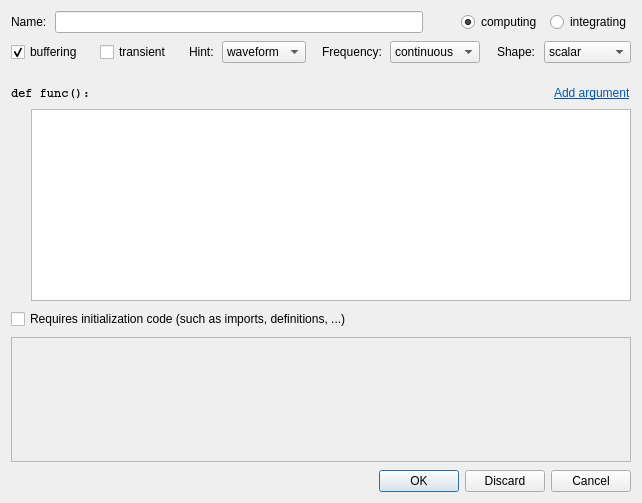
<?xml version="1.0" encoding="UTF-8"?>
<ui version="4.0">
 <class>dialogComputeChannel</class>
 <widget class="QDialog" name="dialogComputeChannel">
  <property name="geometry">
   <rect>
    <x>0</x>
    <y>0</y>
    <width>646</width>
    <height>512</height>
   </rect>
  </property>
  <property name="windowTitle">
   <string>Edit scripted channel - Metro</string>
  </property>
  <layout class="QVBoxLayout" name="verticalLayout">
   <property name="spacing">
    <number>8</number>
   </property>
   <property name="sizeConstraint">
    <enum>QLayout::SetFixedSize</enum>
   </property>
   <item>
    <layout class="QHBoxLayout" name="layoutBasics">
     <item>
      <widget class="QLabel" name="labelName">
       <property name="text">
        <string>Name:</string>
       </property>
      </widget>
     </item>
     <item>
      <widget class="QLineEdit" name="editName"/>
     </item>
     <item>
      <spacer name="spacerUpper">
       <property name="orientation">
        <enum>Qt::Horizontal</enum>
       </property>
       <property name="sizeType">
        <enum>QSizePolicy::Fixed</enum>
       </property>
       <property name="sizeHint" stdset="0">
        <size>
         <width>30</width>
         <height>1</height>
        </size>
       </property>
      </spacer>
     </item>
     <item>
      <widget class="QRadioButton" name="checkComputing">
       <property name="sizePolicy">
        <sizepolicy hsizetype="Minimum" vsizetype="Fixed">
         <horstretch>0</horstretch>
         <verstretch>0</verstretch>
        </sizepolicy>
       </property>
       <property name="text">
        <string>computing</string>
       </property>
       <property name="checked">
        <bool>true</bool>
       </property>
      </widget>
     </item>
     <item>
      <widget class="QRadioButton" name="checkIntegrating">
       <property name="sizePolicy">
        <sizepolicy hsizetype="Minimum" vsizetype="Fixed">
         <horstretch>0</horstretch>
         <verstretch>0</verstretch>
        </sizepolicy>
       </property>
       <property name="text">
        <string>integrating</string>
       </property>
      </widget>
     </item>
    </layout>
   </item>
   <item>
    <layout class="QHBoxLayout" name="layoutParameters">
     <item>
      <widget class="QCheckBox" name="checkBuffering">
       <property name="text">
        <string>buffering</string>
       </property>
       <property name="checked">
        <bool>true</bool>
       </property>
      </widget>
     </item>
     <item>
      <spacer name="spacerIchi">
       <property name="orientation">
        <enum>Qt::Horizontal</enum>
       </property>
       <property name="sizeType">
        <enum>QSizePolicy::MinimumExpanding</enum>
       </property>
       <property name="sizeHint" stdset="0">
        <size>
         <width>1</width>
         <height>1</height>
        </size>
       </property>
      </spacer>
     </item>
     <item>
      <widget class="QCheckBox" name="checkTransient">
       <property name="text">
        <string>transient</string>
       </property>
      </widget>
     </item>
     <item>
      <spacer name="spacerNi">
       <property name="orientation">
        <enum>Qt::Horizontal</enum>
       </property>
       <property name="sizeType">
        <enum>QSizePolicy::MinimumExpanding</enum>
       </property>
       <property name="sizeHint" stdset="0">
        <size>
         <width>1</width>
         <height>1</height>
        </size>
       </property>
      </spacer>
     </item>
     <item>
      <widget class="QLabel" name="labelHint">
       <property name="text">
        <string>Hint:</string>
       </property>
      </widget>
     </item>
     <item>
      <widget class="QComboBox" name="selectHint">
       <property name="currentIndex">
        <number>3</number>
       </property>
       <item>
        <property name="text">
         <string>unknown</string>
        </property>
       </item>
       <item>
        <property name="text">
         <string>arbitrary</string>
        </property>
       </item>
       <item>
        <property name="text">
         <string>indicator</string>
        </property>
       </item>
       <item>
        <property name="text">
         <string>waveform</string>
        </property>
       </item>
       <item>
        <property name="text">
         <string>histogram</string>
        </property>
       </item>
      </widget>
     </item>
     <item>
      <spacer name="spacerSan">
       <property name="orientation">
        <enum>Qt::Horizontal</enum>
       </property>
       <property name="sizeType">
        <enum>QSizePolicy::MinimumExpanding</enum>
       </property>
       <property name="sizeHint" stdset="0">
        <size>
         <width>1</width>
         <height>1</height>
        </size>
       </property>
      </spacer>
     </item>
     <item>
      <widget class="QLabel" name="labelFreq">
       <property name="text">
        <string>Frequency:</string>
       </property>
      </widget>
     </item>
     <item>
      <widget class="QComboBox" name="selectFreq">
       <item>
        <property name="text">
         <string>continuous</string>
        </property>
       </item>
       <item>
        <property name="text">
         <string>step</string>
        </property>
       </item>
       <item>
        <property name="text">
         <string>scheduled</string>
        </property>
       </item>
      </widget>
     </item>
     <item>
      <spacer name="spacerYon">
       <property name="orientation">
        <enum>Qt::Horizontal</enum>
       </property>
       <property name="sizeType">
        <enum>QSizePolicy::MinimumExpanding</enum>
       </property>
       <property name="sizeHint" stdset="0">
        <size>
         <width>1</width>
         <height>1</height>
        </size>
       </property>
      </spacer>
     </item>
     <item>
      <widget class="QLabel" name="labelShape">
       <property name="text">
        <string>Shape:</string>
       </property>
      </widget>
     </item>
     <item>
      <widget class="QComboBox" name="selectShape">
       <property name="sizePolicy">
        <sizepolicy hsizetype="MinimumExpanding" vsizetype="Fixed">
         <horstretch>0</horstretch>
         <verstretch>0</verstretch>
        </sizepolicy>
       </property>
       <item>
        <property name="text">
         <string>scalar</string>
        </property>
       </item>
       <item>
        <property name="text">
         <string>vector</string>
        </property>
       </item>
       <item>
        <property name="text">
         <string>n×2 matrix</string>
        </property>
       </item>
       <item>
        <property name="text">
         <string>n×3 matrix</string>
        </property>
       </item>
      </widget>
     </item>
    </layout>
   </item>
   <item>
    <spacer name="spacerLower">
     <property name="orientation">
      <enum>Qt::Vertical</enum>
     </property>
     <property name="sizeType">
      <enum>QSizePolicy::Fixed</enum>
     </property>
     <property name="sizeHint" stdset="0">
      <size>
       <width>1</width>
       <height>15</height>
      </size>
     </property>
    </spacer>
   </item>
   <item>
    <layout class="QHBoxLayout" name="layoutKernelHeader">
     <item>
      <widget class="QLabel" name="labelKernelDef">
       <property name="sizePolicy">
        <sizepolicy hsizetype="MinimumExpanding" vsizetype="Preferred">
         <horstretch>0</horstretch>
         <verstretch>0</verstretch>
        </sizepolicy>
       </property>
       <property name="font">
        <font>
         <family>Courier</family>
         <pointsize>9</pointsize>
         <weight>75</weight>
         <bold>true</bold>
        </font>
       </property>
       <property name="text">
        <string>&lt;html&gt;&lt;head/&gt;&lt;body&gt;&lt;p&gt;def func():&lt;/p&gt;&lt;/body&gt;&lt;/html&gt;</string>
       </property>
      </widget>
     </item>
     <item>
      <widget class="QLabel" name="labelAddArgument">
       <property name="sizePolicy">
        <sizepolicy hsizetype="Minimum" vsizetype="Preferred">
         <horstretch>0</horstretch>
         <verstretch>0</verstretch>
        </sizepolicy>
       </property>
       <property name="text">
        <string>&lt;html&gt;&lt;head/&gt;&lt;body&gt;&lt;p&gt;&lt;a href=&quot;#argument&quot;&gt;&lt;span style=&quot; text-decoration: underline; color:#0057AE;&quot;&gt;Add argument&lt;/span&gt;&lt;/a&gt;&lt;/p&gt;&lt;/body&gt;&lt;/html&gt;</string>
       </property>
      </widget>
     </item>
    </layout>
   </item>
   <item>
    <layout class="QHBoxLayout" name="layoutKernelCode">
     <item>
      <spacer name="spacerKernelCode">
       <property name="orientation">
        <enum>Qt::Horizontal</enum>
       </property>
       <property name="sizeType">
        <enum>QSizePolicy::Fixed</enum>
       </property>
       <property name="sizeHint" stdset="0">
        <size>
         <width>20</width>
         <height>1</height>
        </size>
       </property>
      </spacer>
     </item>
     <item>
      <widget class="QPlainTextEdit" name="editKernelCode">
       <property name="minimumSize">
        <size>
         <width>600</width>
         <height>0</height>
        </size>
       </property>
       <property name="font">
        <font>
         <family>Courier</family>
         <pointsize>9</pointsize>
        </font>
       </property>
       <property name="plainText">
        <string/>
       </property>
       <property name="tabStopWidth">
        <number>30</number>
       </property>
      </widget>
     </item>
    </layout>
   </item>
   <item>
    <widget class="QCheckBox" name="checkInitCode">
     <property name="text">
      <string>Requires initialization code (such as imports, definitions, ...)</string>
     </property>
    </widget>
   </item>
   <item>
    <widget class="QPlainTextEdit" name="editInitCode">
     <property name="enabled">
      <bool>false</bool>
     </property>
     <property name="minimumSize">
      <size>
       <width>0</width>
       <height>0</height>
      </size>
     </property>
     <property name="maximumSize">
      <size>
       <width>16777215</width>
       <height>125</height>
      </size>
     </property>
     <property name="font">
      <font>
       <family>Monospace</family>
       <pointsize>9</pointsize>
      </font>
     </property>
     <property name="plainText">
      <string/>
     </property>
    </widget>
   </item>
   <item>
    <layout class="QHBoxLayout" name="layoutFooter">
     <item>
      <widget class="QLabel" name="labelCheckMessage">
       <property name="sizePolicy">
        <sizepolicy hsizetype="MinimumExpanding" vsizetype="Preferred">
         <horstretch>0</horstretch>
         <verstretch>0</verstretch>
        </sizepolicy>
       </property>
       <property name="text">
        <string/>
       </property>
       <property name="alignment">
        <set>Qt::AlignLeading|Qt::AlignLeft|Qt::AlignVCenter</set>
       </property>
      </widget>
     </item>
     <item>
      <widget class="QDialogButtonBox" name="buttonBox">
       <property name="sizePolicy">
        <sizepolicy hsizetype="Minimum" vsizetype="Fixed">
         <horstretch>0</horstretch>
         <verstretch>0</verstretch>
        </sizepolicy>
       </property>
       <property name="orientation">
        <enum>Qt::Horizontal</enum>
       </property>
       <property name="standardButtons">
        <set>QDialogButtonBox::Cancel|QDialogButtonBox::Discard|QDialogButtonBox::Ok</set>
       </property>
      </widget>
     </item>
    </layout>
   </item>
  </layout>
 </widget>
 <resources/>
 <connections>
  <connection>
   <sender>checkInitCode</sender>
   <signal>toggled(bool)</signal>
   <receiver>editInitCode</receiver>
   <slot>setEnabled(bool)</slot>
   <hints>
    <hint type="sourcelabel">
     <x>314</x>
     <y>285</y>
    </hint>
    <hint type="destinationlabel">
     <x>314</x>
     <y>398</y>
    </hint>
   </hints>
  </connection>
  <connection>
   <sender>buttonBox</sender>
   <signal>rejected()</signal>
   <receiver>dialogComputeChannel</receiver>
   <slot>reject()</slot>
   <hints>
    <hint type="sourcelabel">
     <x>477</x>
     <y>473</y>
    </hint>
    <hint type="destinationlabel">
     <x>319</x>
     <y>248</y>
    </hint>
   </hints>
  </connection>
 </connections>
</ui>
